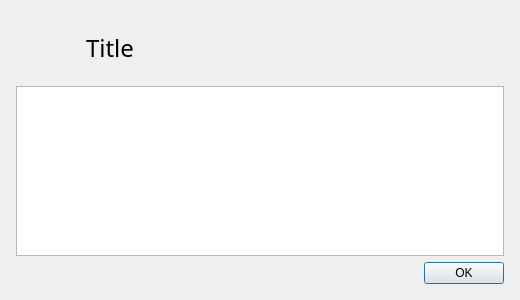
<?xml version="1.0" encoding="UTF-8"?>
<ui version="4.0">
 <class>message_dialog</class>
 <widget class="QDialog" name="message_dialog">
  <property name="geometry">
   <rect>
    <x>0</x>
    <y>0</y>
    <width>520</width>
    <height>300</height>
   </rect>
  </property>
  <property name="minimumSize">
   <size>
    <width>400</width>
    <height>200</height>
   </size>
  </property>
  <property name="windowTitle">
   <string>Message</string>
  </property>
  <layout class="QVBoxLayout" name="main_layout">
   <property name="leftMargin">
    <number>16</number>
   </property>
   <property name="topMargin">
    <number>16</number>
   </property>
   <property name="rightMargin">
    <number>16</number>
   </property>
   <property name="bottomMargin">
    <number>16</number>
   </property>
   <item>
    <layout class="QHBoxLayout" name="header_layout">
     <item>
      <widget class="QLabel" name="icon_label">
       <property name="minimumSize">
        <size>
         <width>64</width>
         <height>64</height>
        </size>
       </property>
       <property name="maximumSize">
        <size>
         <width>64</width>
         <height>64</height>
        </size>
       </property>
       <property name="text">
        <string/>
       </property>
       <property name="alignment">
        <set>Qt::AlignmentFlag::AlignCenter</set>
       </property>
      </widget>
     </item>
     <item>
      <widget class="QLabel" name="title_label">
       <property name="sizePolicy">
        <sizepolicy hsizetype="Expanding" vsizetype="Preferred">
         <horstretch>0</horstretch>
         <verstretch>0</verstretch>
        </sizepolicy>
       </property>
       <property name="font">
        <font>
         <family>Libra</family>
         <pointsize>18</pointsize>
        </font>
       </property>
       <property name="text">
        <string>Title</string>
       </property>
       <property name="alignment">
        <set>Qt::AlignmentFlag::AlignLeft|Qt::AlignmentFlag::AlignVCenter</set>
       </property>
       <property name="wordWrap">
        <bool>true</bool>
       </property>
      </widget>
     </item>
    </layout>
   </item>
   <item>
    <widget class="QTextEdit" name="body_text">
     <property name="sizePolicy">
      <sizepolicy hsizetype="Expanding" vsizetype="Expanding">
       <horstretch>0</horstretch>
       <verstretch>0</verstretch>
      </sizepolicy>
     </property>
     <property name="font">
      <font>
       <pointsize>12</pointsize>
      </font>
     </property>
     <property name="readOnly">
      <bool>true</bool>
     </property>
    </widget>
   </item>
   <item>
    <widget class="QDialogButtonBox" name="button_box">
     <property name="standardButtons">
      <set>QDialogButtonBox::StandardButton::Ok</set>
     </property>
    </widget>
   </item>
  </layout>
 </widget>
 <resources/>
 <connections>
  <connection>
   <sender>button_box</sender>
   <signal>accepted()</signal>
   <receiver>message_dialog</receiver>
   <slot>accept()</slot>
  </connection>
  <connection>
   <sender>button_box</sender>
   <signal>rejected()</signal>
   <receiver>message_dialog</receiver>
   <slot>reject()</slot>
  </connection>
 </connections>
</ui>
